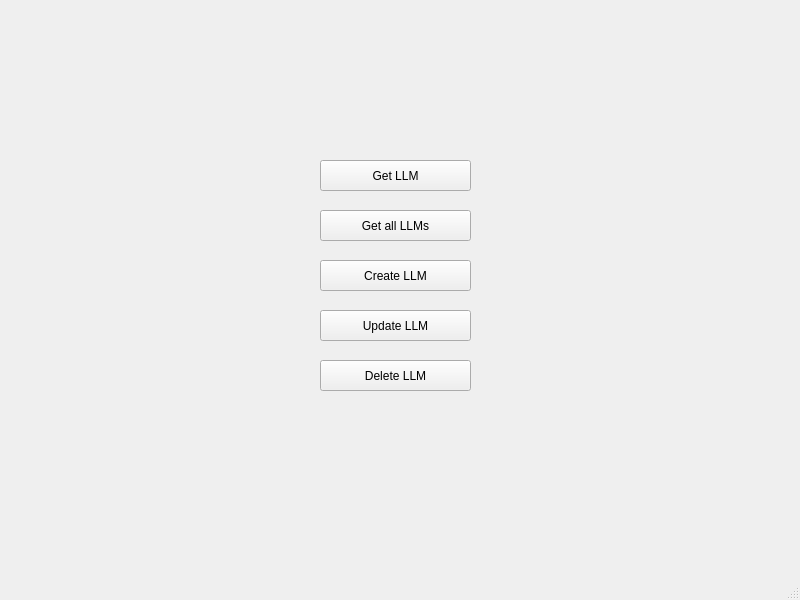
<?xml version="1.0" encoding="UTF-8"?>
<ui version="4.0">
 <class>MainWindow</class>
 <widget class="QMainWindow" name="MainWindow">
  <property name="geometry">
   <rect>
    <x>0</x>
    <y>0</y>
    <width>800</width>
    <height>600</height>
   </rect>
  </property>
  <property name="windowTitle">
   <string>MainWindow</string>
  </property>
  <widget class="QWidget" name="centralwidget">
   <widget class="QPushButton" name="getLLM">
    <property name="geometry">
     <rect>
      <x>320</x>
      <y>160</y>
      <width>151</width>
      <height>31</height>
     </rect>
    </property>
    <property name="text">
     <string>Get LLM</string>
    </property>
   </widget>
   <widget class="QPushButton" name="getLLMs">
    <property name="geometry">
     <rect>
      <x>320</x>
      <y>210</y>
      <width>151</width>
      <height>31</height>
     </rect>
    </property>
    <property name="text">
     <string>Get all LLMs</string>
    </property>
   </widget>
   <widget class="QPushButton" name="createLLM">
    <property name="geometry">
     <rect>
      <x>320</x>
      <y>260</y>
      <width>151</width>
      <height>31</height>
     </rect>
    </property>
    <property name="text">
     <string>Create LLM</string>
    </property>
   </widget>
   <widget class="QPushButton" name="updateLLM">
    <property name="geometry">
     <rect>
      <x>320</x>
      <y>310</y>
      <width>151</width>
      <height>31</height>
     </rect>
    </property>
    <property name="text">
     <string>Update LLM</string>
    </property>
   </widget>
   <widget class="QPushButton" name="deleteLLM">
    <property name="geometry">
     <rect>
      <x>320</x>
      <y>360</y>
      <width>151</width>
      <height>31</height>
     </rect>
    </property>
    <property name="text">
     <string>Delete LLM</string>
    </property>
   </widget>
  </widget>
  <widget class="QMenuBar" name="menubar">
   <property name="geometry">
    <rect>
     <x>0</x>
     <y>0</y>
     <width>800</width>
     <height>24</height>
    </rect>
   </property>
  </widget>
  <widget class="QStatusBar" name="statusbar"/>
 </widget>
 <resources/>
 <connections/>
</ui>
